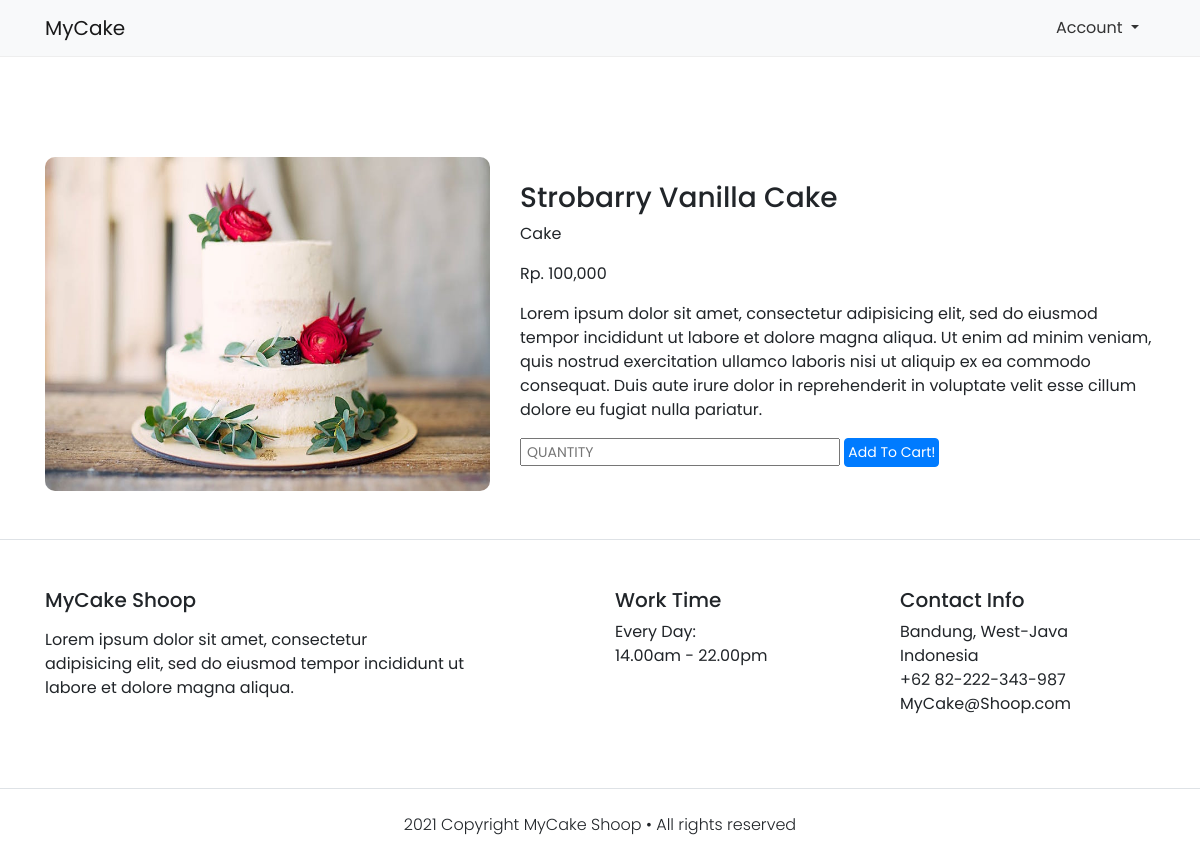
Screenshot of /detail.php?id=2 with the database file from the repository.
### tables this page shows
CREATE TABLE `cake_tbl` (
  `id` int(11) NOT NULL,
  `cake_name` varchar(50) NOT NULL,
  `cake_desc` text,
  `category_id` int(11) NOT NULL,
  `cake_photo` varchar(255) NOT NULL,
  `cake_price` int(11) NOT NULL
);

CREATE TABLE `category_tbl` (
  `id` int(11) NOT NULL,
  `category_name` varchar(25) NOT NULL
);

### detail.php (the view, shortened to what this page needs)
<?php
$conn = mysqli_connect('localhost', 'root', '', 'db_mycake');
$id = $_GET["id"];
$query = "SELECT * FROM cake_tbl INNER JOIN category_tbl ON cake_tbl.category_id = category_tbl.id WHERE cake_tbl.id=$id";
$result = mysqli_query($conn, $query);
$cake = mysqli_fetch_assoc($result);
 ?>
<!doctype html>
<html lang="en">
  <head>
    <link rel="stylesheet"
    href="https://cdn.jsdelivr.net/npm/boxicons@latest/css/boxicons.min.css">
    <link rel="stylesheet" href="https://cdn.jsdelivr.net/npm/bootstrap@4.6.0/dist/css/bootstrap.min.css">
    <link rel="stylesheet" type="text/css" href="style.css">
  </head>
  <body>
    <nav class="navbar navbar-light bg-light">
      <div class="container">
        <a class="navbar-brand" href="index.php">MyCake</a>
        <li class="nav-item dropdown">
        <a class="nav-link dropdown-toggle" href="#" id="navbarDropdown" role="button" data-toggle="dropdown" aria-haspopup="true" aria-expanded="false">
          Account
        </a>
      </li>
      </div>
    </nav>
    <section class="detail">
      <div class="container">
        <div class="row">
          <div class="col-md-5">
            <img src="img/<?= $cake["cake_photo"]; ?>.jpeg">
          </div>
          <div class="col-md-7 d-flex flex-column justify-content-center">
            <h3><?= $cake["cake_name"] ?></h3>
            <p class="category"><?= $cake["category_name"] ?></p>
            <p class="price">Rp. <?= number_format($cake["cake_price"]); ?></p>
            <p class="desc"><?= $cake["cake_desc"] ?></p>
            <form action="" method="post">
              <input type="number" name="quantity" class="input-quantity" placeholder="quantity">
              <button type="submit" name="submit" class="btn btn-primary btn-add">Add To Cart!</button>
            </form>
          </div>
        </div>
      </div>
    </section>
    <footer class="section-footer mt-5 mb-4 border-top">
        <div class="container pt-5 pb-5">
          <div class="row justify-content-center">
              <div class="col-12">
                <div class="row">
                  <div class="col-12">
                    <div class="row">
                      <div class="col-12 col-lg-6">
                        <h5>MyCake Shoop</h5>
                        <p class="mt-3">Lorem ipsum dolor sit amet, consectetur <br>adipisicing elit, sed do eiusmod tempor incididunt ut <br>labore et dolore magna aliqua.</p>
                      </div>
                      <div class="col-12 col-lg-3">
                        <h5>Work Time</h5>
                        <ul class="list-unstyled">
                          <li>Every Day: </li>
                          <li>14.00am - 22.00pm</li>
                        </ul>
                      </div>
                      <div class="col-12 col-lg-3">
                        <h5>Contact Info</h5>
                        <ul class="list-unstyled">
                          <li>Bandung, West-Java</li>
                          <li>Indonesia</li>
                          <li>+62 82-222-343-987</li>
                          <li>MyCake@Shoop.com</li>
                        </ul>
                      </div>
                    </div>
                  </div>
                </div>
              </div>
          </div>
        </div>
        <div class="container-fluid">
          <div class="row border-top justify-content-center align-items-center pt-4 ">
            <div class="col-auto text-gray-500 font-weight-light">
                2021 Copyright MyCake Shoop • All rights reserved
            </div>
          </div>
        </div>
    </footer>
  </body>
</html>

### style.css (style rules this page uses)
* { margin: 0; padding: 0; box-sizing: border-box; font-family: 'Poppins'; }
a { color: #333; }
nav { border-bottom: 1px solid #eee; margin-bottom: 100px; }
.nav-item.dropdown { list-style: none; }
.detail img { width: 100%; border-radius: 10px; }
.input-quantity::placeholder { font-size: 14px; padding-left: 5px; text-transform: uppercase; }
.btn-add { padding: 3px; font-size: 14px; }

### rows the page displays
cake_tbl: cake_photo (picture), cake_name "Strobarry Vanilla Cake", category.category_name "Cake", cake_price "100,000", cake_desc "Lorem ipsum dolor sit amet, consectetur adipisicing elit, sed do eiusmod tempor incididunt ut labore et dolore magna aliqua. Ut enim ad minim veniam, quis nostrud exercitation ullamco laboris nisi ut aliquip ex ea commodo consequat. Duis aute irure dolor in reprehenderit in voluptate velit esse cillum dolore eu fugiat nulla pariatur."
